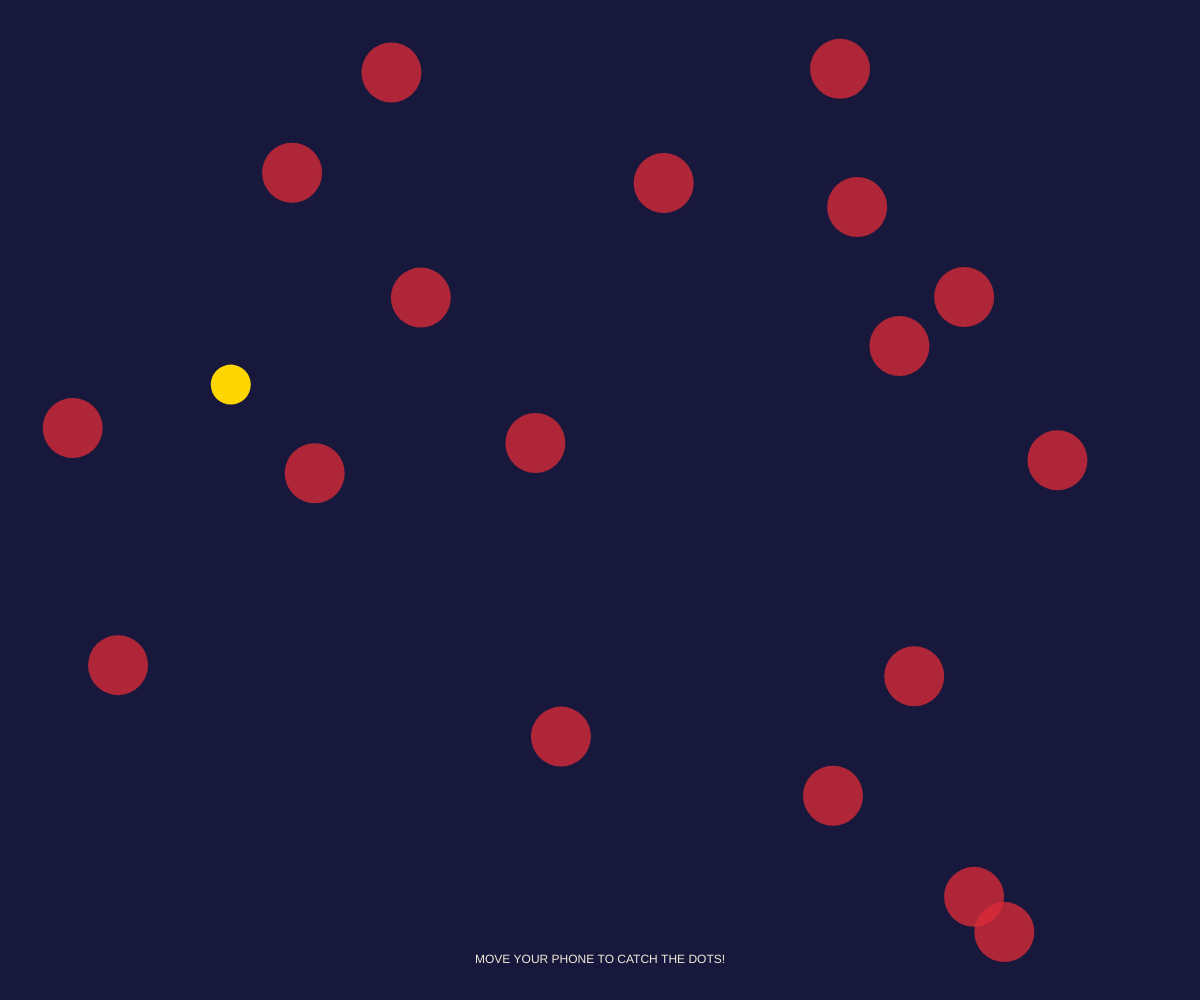
Frame 1 (no input)
Frame 60 (no input): identical to frame 1, image omitted
Frame 120 (the mouse pressed at the canvas centre since frame 60): identical to frame 1, image omitted

The p5.js sketch that drew this single still picture (run headless with seeded random() and noise() and a simulated clock; from frame 60 on, the mouse is pressed at the canvas centre):

// p5.js sketch
// ── sketch.js
var circles = [];
var score = 0;
var numOfCircles = 18;

function setup() {
  createCanvas(windowWidth, windowHeight);

//create the arrays of circles
  for (i = 0; i < numOfCircles; i++) {
    circles[i] = new Circle();
  }
}

function draw() {
  background("#17183B");

//draw the ellipse that will be used as a cursor
  var x = map(rotationY, -160, 100, -height, height);
  var y = map(rotationX, -180, 80, -height, height);
  fill("GOLD");
  noStroke();
  ellipse(x, y, 40);

  //draw the circles and define what will happen when circles.dead is true
  for (var i = 0; i < circles.length; i++) {
    if (circles[i].dead()) {
      circles.splice(i,1);
      score++;
    }
    circles[i].display();
  }

//create the instructions for the user, that will disappear once the user understands how to play
  if (score <= 2) {
    textSize(12);
    textAlign(CENTER, CENTER);
    fill("#F1E9DA");
    text("MOVE YOUR PHONE TO CATCH THE DOTS!", width/2, height - 40);
  }

//final: if the user catches all the dots he will win
  if (score >= numOfCircles - 1) {
    fill(84, 19, 136, 200);
    rect(0,0, width, height);

    textSize(24);
    textAlign(CENTER, CENTER);
    fill("#F1E9DA");
    text("YOU WON!", width/2, height/2);
  }

}

//define the object circle and it's behaviour
function Circle() {
  this.x = random(0, width);
  this.y = random(0, height);
  this.size = 60;
  this.color = color(219, 43, 57, 200);

//define the appearence of the circles
  this.display = function() {
      noStroke();
      fill(this.color);
      ellipse(this.x, this.y, this.size);
  }

//define what happens when the user overlaps the circles with the cursor circle
  this.dead = function() {
    var d = dist(map(rotationY, -160, 100, -height, height), map(rotationX, -180, 80, -height, height), this.x, this.y);
    if (d < 30) {
      return true;
    } else {return false;}
  }
}

//define that the page will not slide when touched
function touchMoved() {
  return false;
}

//alloew the device orientation ios 13
function touchEnded() {
  DeviceOrientationEvent.requestPermission()
    .then(response => {
      if (response == 'granted') {
        window.addEventListener('deviceorientation', (e) => {})
      }
    })
    .catch(console.error)
}
